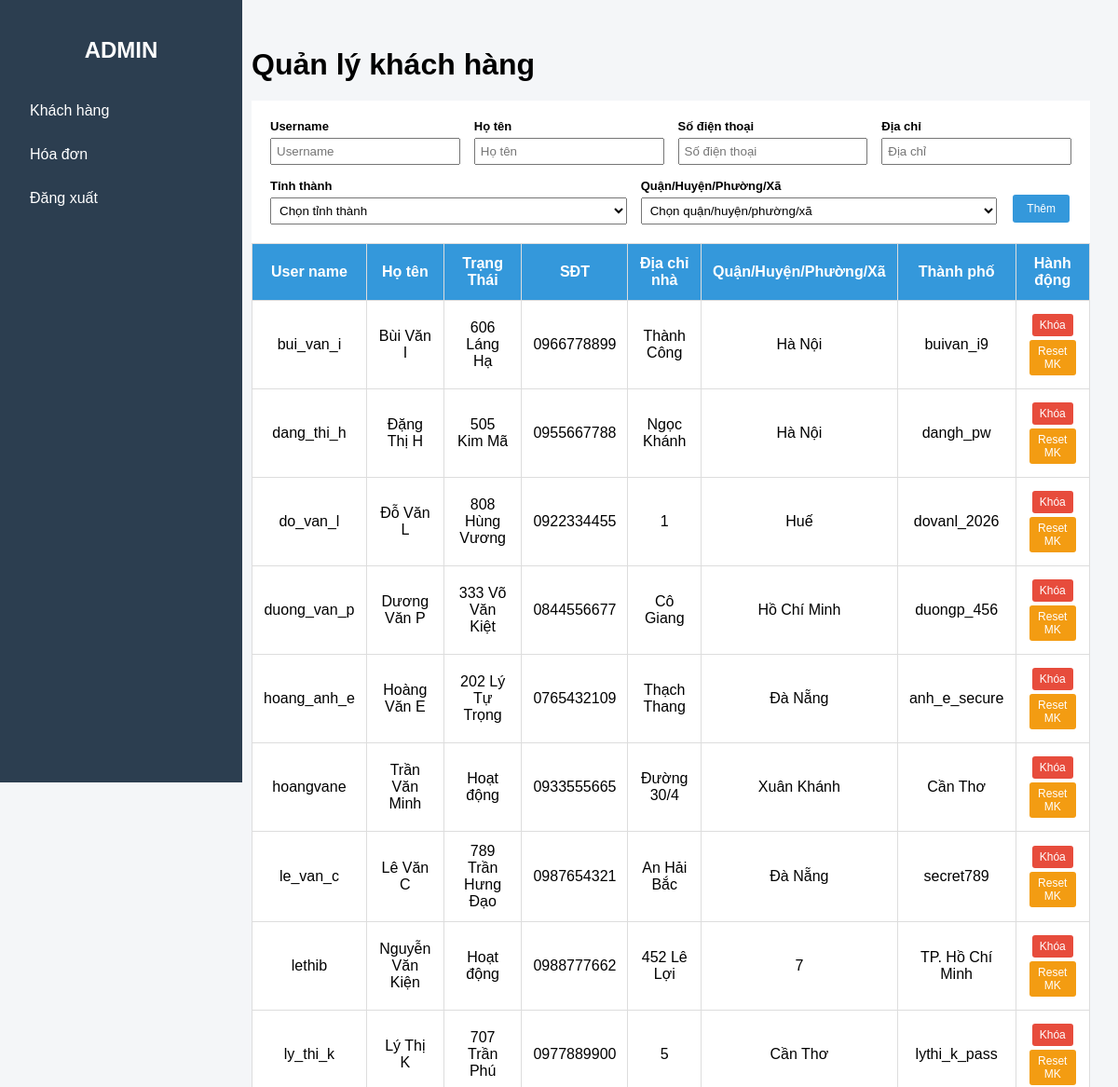
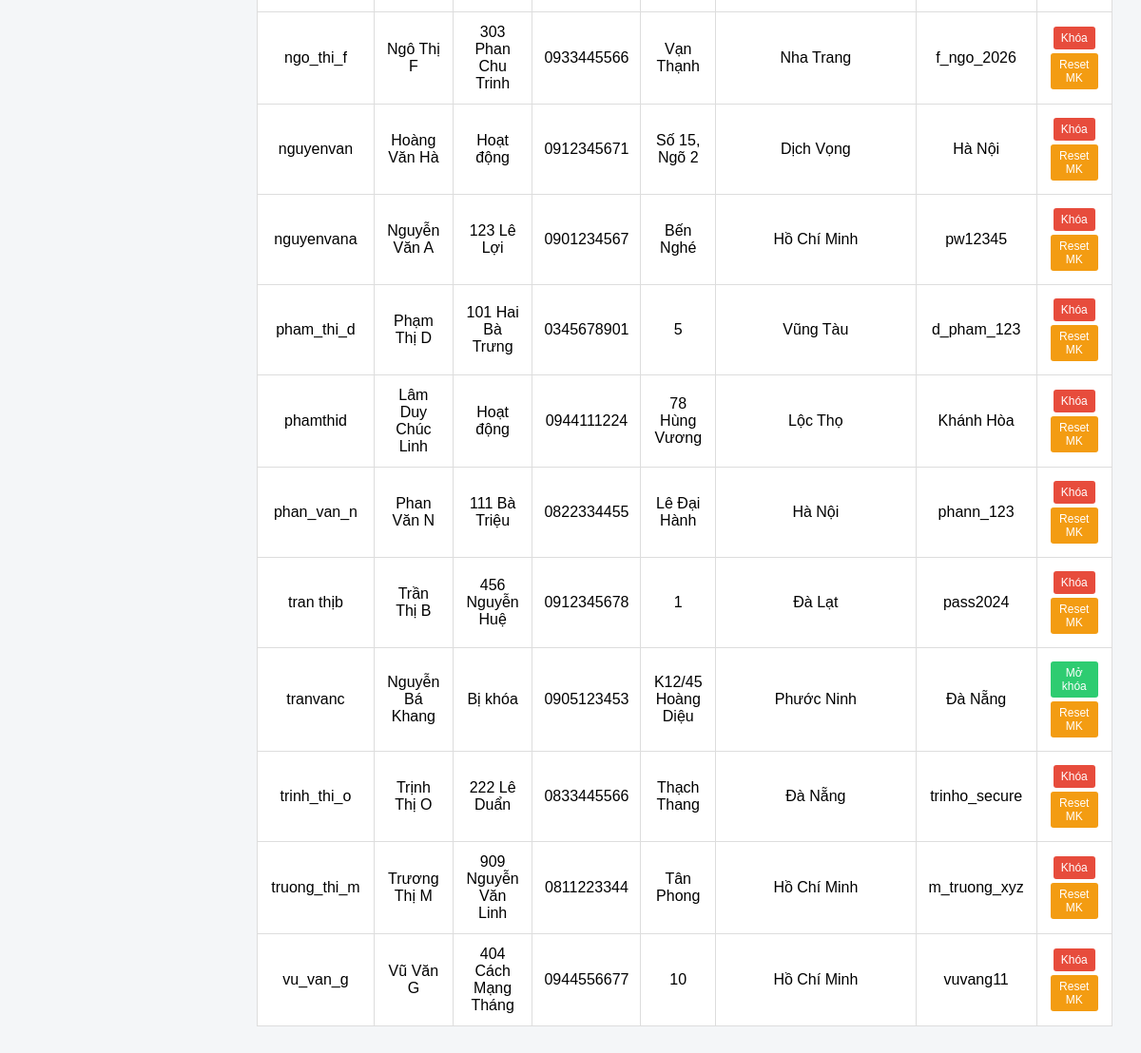
Page /admin.php?page=khachhang on the committed database (2 pictures, top to bottom).
### tables this page shows
CREATE TABLE khachhang(
    username varchar(50) primary key not null,
    hoten varchar(50) not null,
    trangthaitk varchar(20) not null,
    SDT varchar (10) not null,
    diachinha varchar(225) not null,
    phuong varchar(255) not null,
    thanhpho varchar(255) not null,
    matkhau varchar(225) not null
);

### admin.php (the view, shortened to what this page needs)
<?php
$host = "localhost";
$user = "root";
$pass = "";
$db   = "test";
$conn = mysqli_connect($host, $user, $pass, $db);
?>
<!DOCTYPE html>
<html lang="vi">
<head>
    <link rel="stylesheet" href="css.php">
</head>
<body>
<div class="sidebar">
    <h2>ADMIN</h2>
    <a href="admin.php?page=khachhang">Khách hàng</a>
    <a href="admin.php?page=hoadon">Hóa đơn</a>
    <a class="nav-link text-danger" href="logout.php"> Đăng xuất</a>
</div>
<div class="content">
<?php
$page = $_GET['page'] ?? 'dashboard';
if ($page == 'khachhang') {
    echo "<h1>Quản lý khách hàng</h1>";
echo "
    <form class='form-row' method='POST' onsubmit=\"return confirm('Bạn có chắc chắn muốn thêm khách hàng mới này không?')\">
        <div class='input-group'>
            <label>Username</label>
            <input type='text' name='username' placeholder='Username' required style='padding:5px'>
        </div>
        <div class='input-group'>
            <label>Họ tên</label>
            <input type='text' name='hoten' placeholder='Họ tên' required style='padding:5px'>
        </div>
        <div class='input-group'>
            <label>Số điện thoại</label>
            <input type='text' name='sdt' placeholder='Số điện thoại' required style='padding:5px'>
        </div>
        <div class='input-group'>
            <label>Địa chỉ</label>
            <input type='text' name='diachinha' placeholder='Địa chỉ' required style='padding:5px'>
        </div>
        <div class='input-group'>
            <label>Tỉnh thành</label>
            <select id='thanhpho' name='thanhpho' required style='padding:5px'>
                <option value=''>Chọn tỉnh thành</option>
            </select>
        </div>
        <div class='input-group'>
            <label>Quận/Huyện/Phường/Xã</label>
            <select id='phuong' name='phuong' required style='padding:5px'>
                <option value=''>Chọn quận/huyện/phường/xã</option>
            </select>
        </div>
        <button type='submit' name='btn_them' class='btn btn-them'>Thêm</button>
    </form>";
    $sql = "SELECT * FROM khachhang";
    $rs = mysqli_query($conn, $sql);
    echo "<table><tr><th>User name</th><th>Họ tên</th><th>Trạng Thái</th><th>SĐT</th><th>Địa chỉ nhà</th><th>Quận/Huyện/Phường/Xã</th><th>Thành phố</th><th>Hành động</th></tr>";
 while ($row = mysqli_fetch_assoc($rs)) {
        $isLocked = ($row['trangthaitk'] == 'Bị khóa');
        $btn_lock_logic = $isLocked
            ? "<a href='?page=khachhang&action=mo&id={$row['username']}'
                onclick=\"return confirm('Bạn có chắc chắn muốn MỞ KHÓA tài khoản này?')\"
                class='btn btn-unlock'>Mở khóa</a>"
            : "<a href='?page=khachhang&action=khoa&id={$row['username']}'
                onclick=\"return confirm('Bạn có chắc chắn muốn KHÓA tài khoản này?')\"
                class='btn btn-lock'>Khóa</a>";
        echo "<tr>
                <td>{$row['username']}</td>
                <td>{$row['hoten']}</td>
                <td>{$row['trangthaitk']}</td>
                <td>{$row['SDT']}</td>
                <td>{$row['diachinha']}</td>
                <td> {$row['phuong']}</td>
                <td> {$row['thanhpho']}</td>
                <td>
                    $btn_lock_logic
                    <a href='?page=khachhang&action=reset&id={$row['username']}' class='btn btn-reset'>Reset MK</a>
                </td>
              </tr>";
    }
    echo "</table>";
}
?>
</div>
</body>
</html>

### rows in the picture
khachhang: username "bui_van_i", hoten "Bùi Văn I", trangthaitk "606 Láng Hạ", SDT "0966778899", diachinha "Thành Công", phuong "Hà Nội", thanhpho "buivan_i9"
khachhang: username "dang_thi_h", hoten "Đặng Thị H", trangthaitk "505 Kim Mã", SDT "0955667788", diachinha "Ngọc Khánh", phuong "Hà Nội", thanhpho "dangh_pw"
khachhang: username "do_van_l", hoten "Đỗ Văn L", trangthaitk "808 Hùng Vương", SDT "0922334455", diachinha "1", phuong "Huế", thanhpho "dovanl_2026"
khachhang: username "duong_van_p", hoten "Dương Văn P", trangthaitk "333 Võ Văn Kiệt", SDT "0844556677", diachinha "Cô Giang", phuong "Hồ Chí Minh", thanhpho "duongp_456"
khachhang: username "hoang_anh_e", hoten "Hoàng Văn E", trangthaitk "202 Lý Tự Trọng", SDT "0765432109", diachinha "Thạch Thang", phuong "Đà Nẵng", thanhpho "anh_e_secure"
khachhang: username "hoangvane", hoten "Trần Văn Minh", trangthaitk "Hoạt động", SDT "0933555665", diachinha "Đường 30/4", phuong "Xuân Khánh", thanhpho "Cần Thơ"
khachhang: username "le_van_c", hoten "Lê Văn C", trangthaitk "789 Trần Hưng Đạo", SDT "0987654321", diachinha "An Hải Bắc", phuong "Đà Nẵng", thanhpho "secret789"
khachhang: username "lethib", hoten "Nguyễn Văn Kiện", trangthaitk "Hoạt động", SDT "0988777662", diachinha "452 Lê Lợi", phuong "7", thanhpho "TP. Hồ Chí Minh"
khachhang: username "ly_thi_k", hoten "Lý Thị K", trangthaitk "707 Trần Phú", SDT "0977889900", diachinha "5", phuong "Cần Thơ", thanhpho "lythi_k_pass"
khachhang: username "ngo_thi_f", hoten "Ngô Thị F", trangthaitk "303 Phan Chu Trinh", SDT "0933445566", diachinha "Vạn Thạnh", phuong "Nha Trang", thanhpho "f_ngo_2026"
khachhang: username "nguyenvan", hoten "Hoàng Văn Hà", trangthaitk "Hoạt động", SDT "0912345671", diachinha "Số 15, Ngõ 2", phuong "Dịch Vọng", thanhpho "Hà Nội"
khachhang: username "nguyenvana", hoten "Nguyễn Văn A", trangthaitk "123 Lê Lợi", SDT "0901234567", diachinha "Bến Nghé", phuong "Hồ Chí Minh", thanhpho "pw12345"
khachhang: username "pham_thi_d", hoten "Phạm Thị D", trangthaitk "101 Hai Bà Trưng", SDT "0345678901", diachinha "5", phuong "Vũng Tàu", thanhpho "d_pham_123"
khachhang: username "phamthid", hoten "Lâm Duy Chúc Linh", trangthaitk "Hoạt động", SDT "0944111224", diachinha "78 Hùng Vương", phuong "Lộc Thọ", thanhpho "Khánh Hòa"
khachhang: username "phan_van_n", hoten "Phan Văn N", trangthaitk "111 Bà Triệu", SDT "0822334455", diachinha "Lê Đại Hành", phuong "Hà Nội", thanhpho "phann_123"
khachhang: username "tran thịb", hoten "Trần Thị B", trangthaitk "456 Nguyễn Huệ", SDT "0912345678", diachinha "1", phuong "Đà Lạt", thanhpho "pass2024"
khachhang: username "tranvanc", hoten "Nguyễn Bá Khang", trangthaitk "Bị khóa", SDT "0905123453", diachinha "K12/45 Hoàng Diệu", phuong "Phước Ninh", thanhpho "Đà Nẵng"
khachhang: username "trinh_thi_o", hoten "Trịnh Thị O", trangthaitk "222 Lê Duẩn", SDT "0833445566", diachinha "Thạch Thang", phuong "Đà Nẵng", thanhpho "trinho_secure"
khachhang: username "truong_thi_m", hoten "Trương Thị M", trangthaitk "909 Nguyễn Văn Linh", SDT "0811223344", diachinha "Tân Phong", phuong "Hồ Chí Minh", thanhpho "m_truong_xyz"
khachhang: username "vu_van_g", hoten "Vũ Văn G", trangthaitk "404 Cách Mạng Tháng", SDT "0944556677", diachinha "10", phuong "Hồ Chí Minh", thanhpho "vuvang11"
